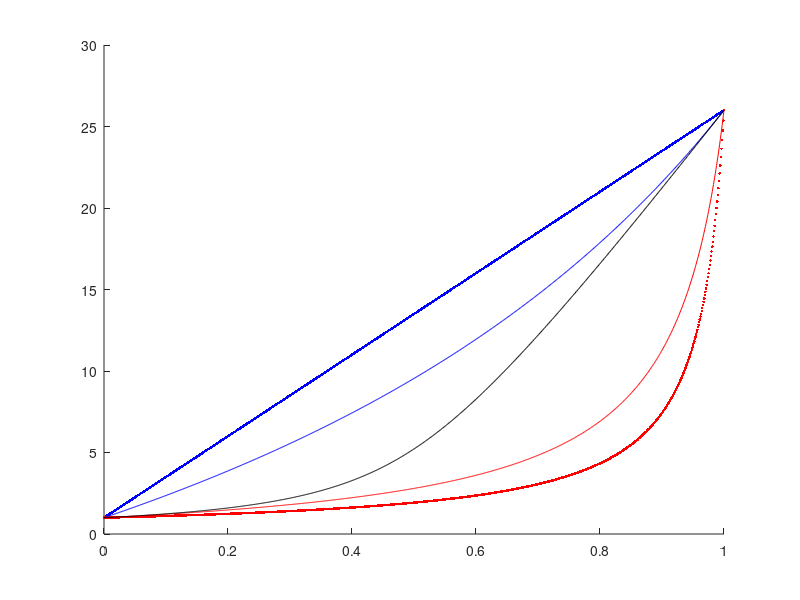
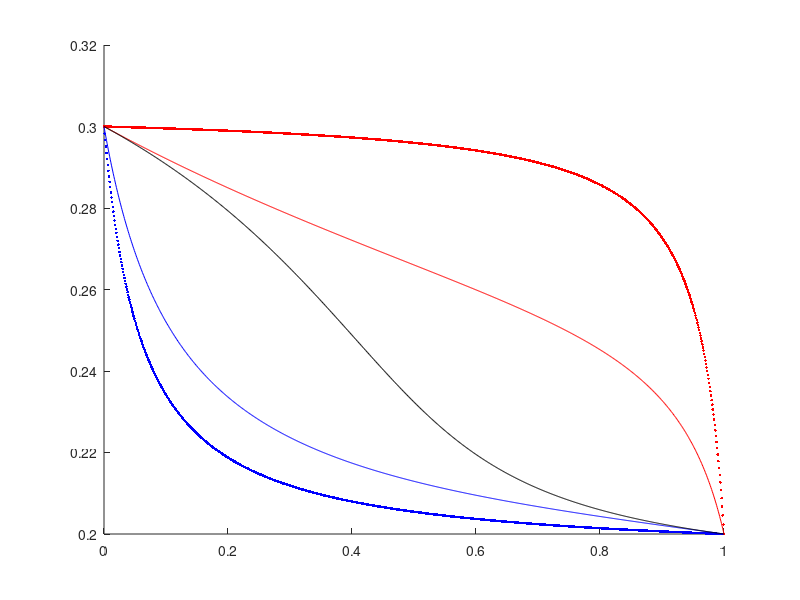

These figures' MATLAB source, in order:
clear all;

% Epoxy
E0 = 3.5;
nu0 = 0.3;
mu0 = E0/2/(1+nu0);
k0 = E0/3/(1-2*nu0);

% Glass
E1 = 84;
nu1 = 0.2;
mu1 = E1/2/(1+nu1);
k1 = E1/3/(1-2*nu1);

f = 0:0.001:1;

% Voigt
muv = (1-f)*mu0+f*mu1;
kv = (1-f)*k0+f*k1;
nuv = (3*kv-2*muv)./(6*kv+2*muv);

% Reuss
mur = 1./((1-f)/mu0+f/mu1);
kr = 1./((1-f)/k0+f/k1);
nur = (3*kr-2*mur)./(6*kr+2*mur);

% Hashin-Shtrikman lower bound
s1 = (8-10*nu0)/15/(1-nu0);
s2 = (1+nu0)/3/(1-nu0);
a1 = 1/(1+s1*(mu1/mu0-1));
a2 = 1/(1+s2*(k1/k0-1));

muhsl = ((1-f)*mu0+f*mu1*a1)./(1-f+f*a1);
khsl = ((1-f)*k0+f*k1*a2)./(1-f+f*a2);
nuhsl = (3*khsl-2*muhsl)./(6*khsl+2*muhsl);

% Hashin-Shtrikman upper bound
s1 = (8-10*nu1)/15/(1-nu1);
s2 = (1+nu1)/3/(1-nu1);
a1 = 1/(1+s1*(mu0/mu1-1));
a2 = 1/(1+s2*(k0/k1-1));

muhsu = ((1-f)*mu0*a1+f*mu1)./((1-f)*a1+f);
khsu = ((1-f)*k0*a2+f*k1)./((1-f)*a2+f);
nuhsu = (3*khsu-2*muhsu)./(6*khsu+2*muhsu);

% Self-consistent
mubar = muhsl;
kbar = khsl;
nubar = (3*kbar-2*mubar)./(6*kbar+2*mubar);

for i=1:100
    mubarprev = mubar;
    kbarprev = kbar;

    s1bar = (8-10*nubar)/15./(1-nubar);
    s2bar = (1+nubar)/3./(1-nubar);
    a1bar = 1./(1+s1bar.*(mu1./mubar-1));
    a2bar = 1./(1+s2bar.*(k1./kbar-1));

    mubar = mu0 + f.*(mu1-mu0).*a1bar;
    kbar = k0 + f.*(k1-k0).*a2bar;
    nubar = (3*kbar-2*mubar)./(6*kbar+2*mubar);

    if (norm((mubar-mubarprev)/mu0) < 1.e-4)
        break
    end
end

figure;
hold on
plot(f,muv/mu0,'b.')
plot(f,mur/mu0,'r.')
plot(f,muhsu/mu0,'b-')
plot(f,muhsl/mu0,'r-')
plot(f,mubar/mu0,'k-')

figure;
hold on
plot(f,nuv,'b.')
plot(f,nur,'r.')
plot(f,nuhsu,'b-')
plot(f,nuhsl,'r-')
plot(f,nubar,'k-')